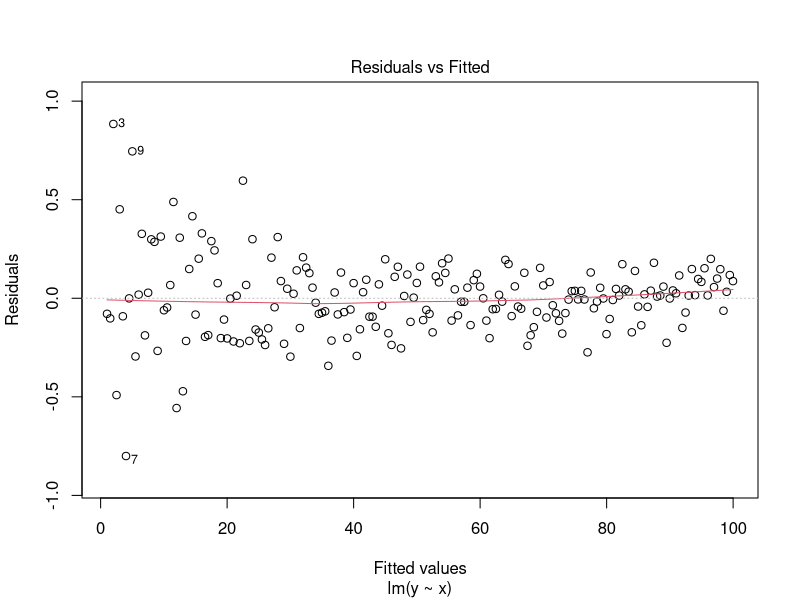
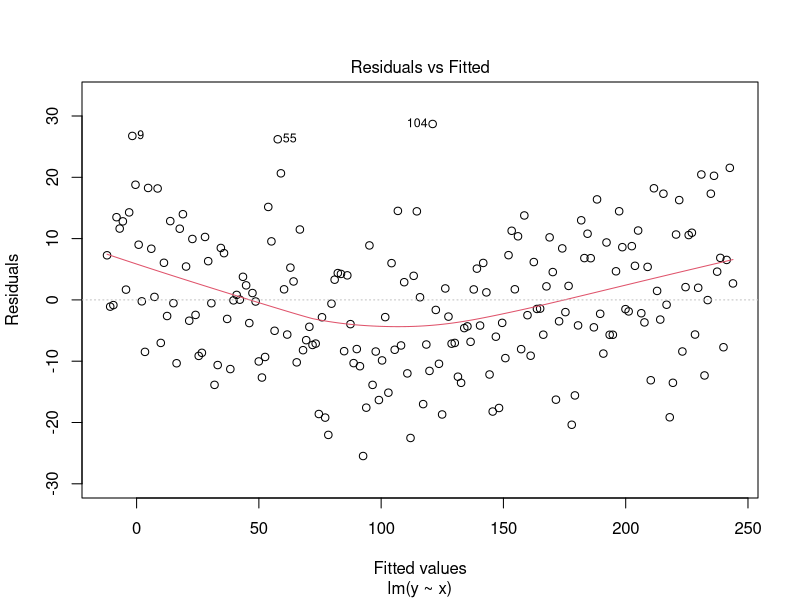
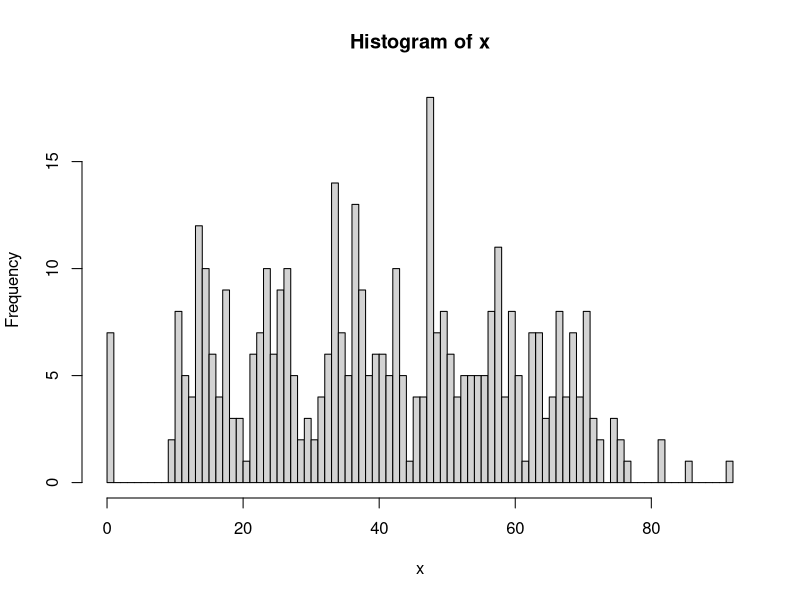
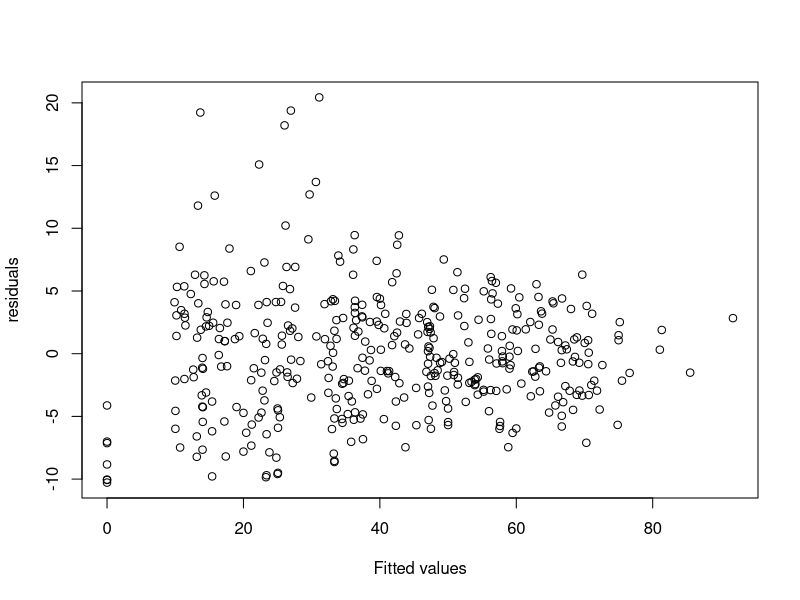
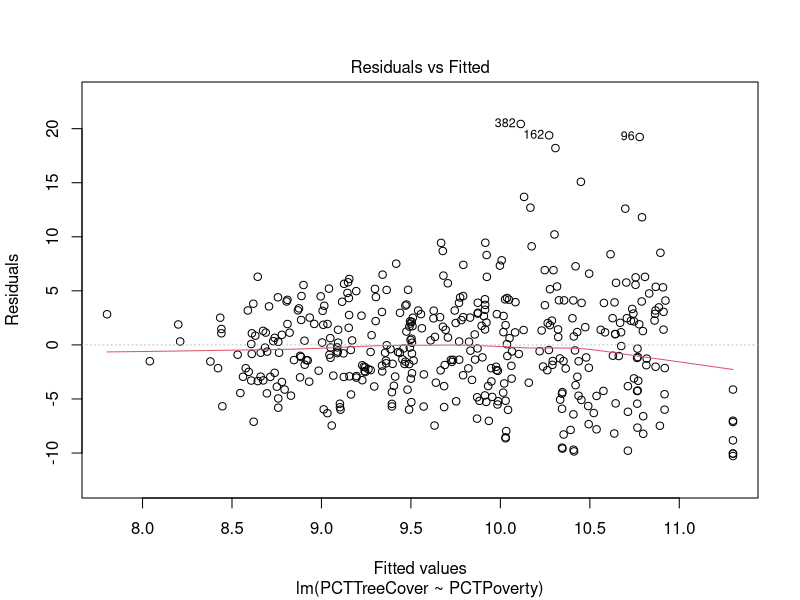
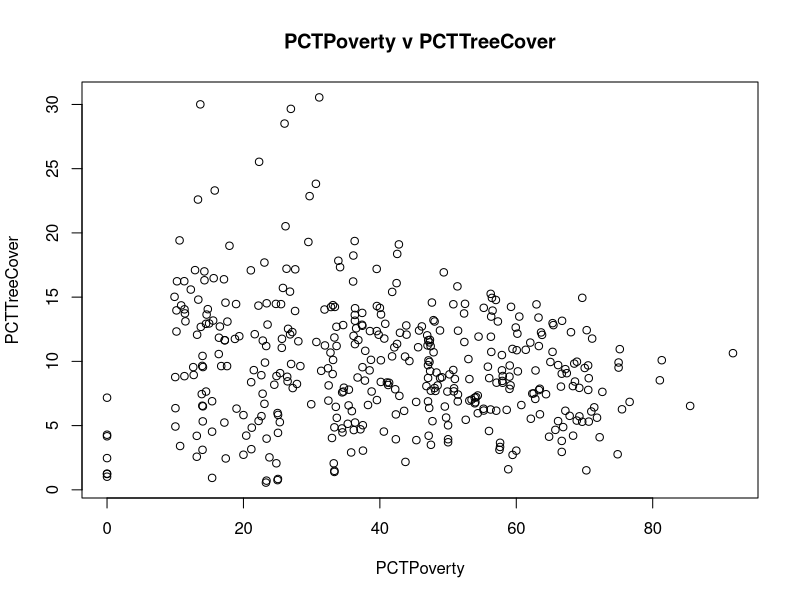
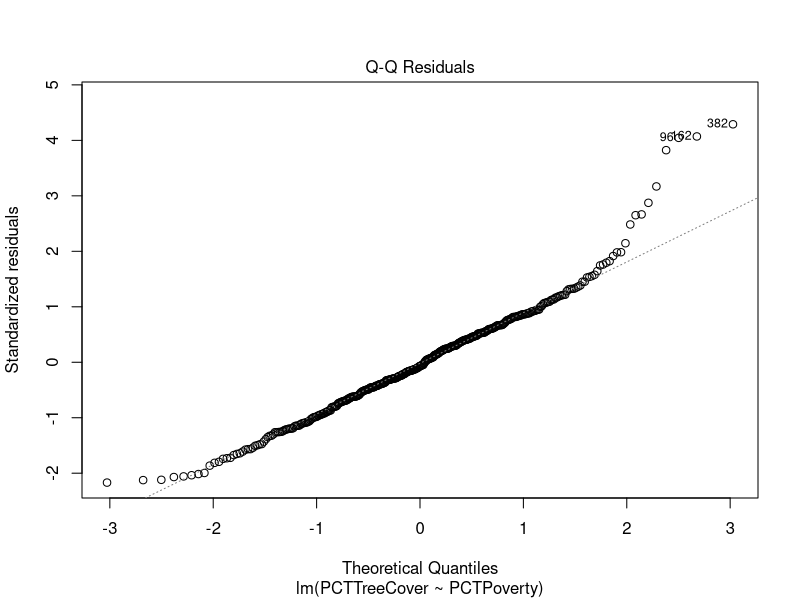
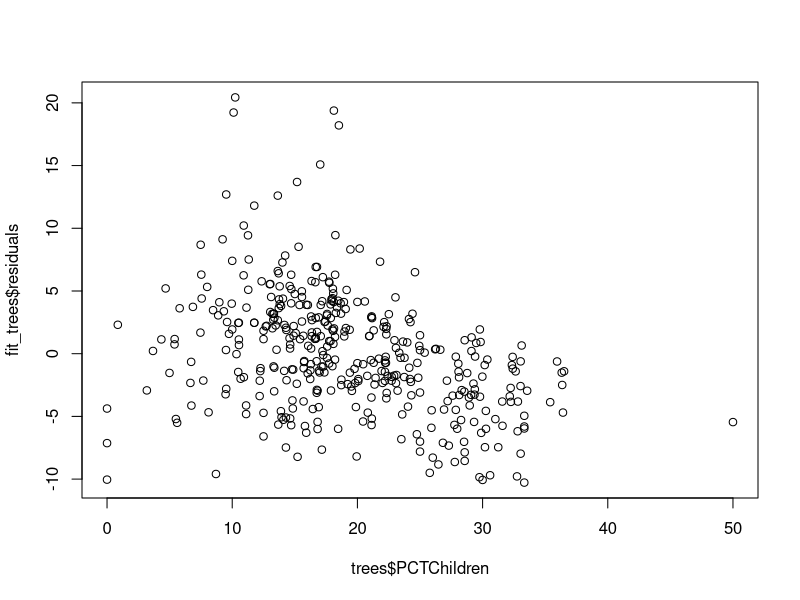

The R source for these figures, in order: (Note: this script raises an error after producing the figures.)
## ---- chunk 1
x = seq(1,100,by=.5)
b0 = 0
b1 = 1
sigma2 = x^-1
eps = rnorm(x, mean = 0, sd = sqrt(sigma2))
y = b0 + b1*x + eps
fit = lm(y ~ x)
plot(fit,1)
## ---- chunk 2
x = seq(1,100,by=.5)
b0 = 0
b1 = 1
sigma = 10
eps = rnorm(x, mean = 0, sd = sigma)
y = b0 + b1*x^1.2 + eps
fit = lm(y ~ x)
plot(fit,1)
## ---- chunk 3
trees <- read.csv('./Datasets/Tree_Equity_Scores_Tucson_noNA.csv')
fit_trees <- lm(PCTTreeCover ~ PCTPoverty, data = trees)
confint(object = fit_trees, level = 0.99)
## ---- chunk 4
summary(fit_trees)
## ---- chunk 5
pred_interval = predict(fit_trees, newdata = data.frame(PCTPoverty = 20), 
                        interval = 'confidence',
                        level = .9)
pred_interval
## ---- chunk 6
pred_interval[[3]]-pred_interval[[2]]
## ---- chunk 7
pred_interval = predict(fit_trees, newdata = data.frame(PCTPoverty = 20), 
                        interval = 'predict',
                        level = .9)
pred_interval

## ---- chunk 8
pred_interval[[3]]-pred_interval[[2]]

## ---- chunk 9
# Taken from Session 4
pred_WH <- function(object, newdata, level = 0.95){
  fit <- predict(object, newdata)
  MSE <- summary(object)$sigma^2
  n <- nrow(object$model) 
  W <- qf(level, 2, n - 2)
  
  X_obs <- object$model[, attr(object$terms, "term.labels")]
  X <- newdata[, attr(object$terms, "term.labels")]
  ME <- W * sqrt(MSE * (1 / n + (X - mean(X_obs))^2 / 
                          sum((X_obs - mean(X_obs))^2)))
  upr <- fit + ME
  lwr <- fit - ME
  return(cbind(fit, lwr, upr))
}
WH_pred <- pred_WH(fit_trees, newdata = data.frame(PCTPoverty = 20), level = 0.9)
WH_pred
## ---- chunk 10
WH_pred[[3]] - WH_pred[[2]]
## ---- chunk 11
x = trees$PCTPoverty
head(sort(x), n = 10)
## ---- chunk 12
hist(x, breaks = 100)
## ---- chunk 13
# Residuals v. predictor
plot(trees$PCTPoverty, fit_trees$residuals, ylab = "residuals", xlab = "Fitted values")
# Residuals v. fitted
plot(fit_trees,1)
## ---- chunk 14
plot(trees$PCTPoverty, trees$PCTTreeCover, main = "PCTPoverty v PCTTreeCover",
     xlab = "PCTPoverty", ylab = "PCTTreeCover")
## ---- chunk 15
plot(fit_trees,2)
## ---- chunk 16
plot(x = trees$PCTChildren, y = fit_trees$residuals)

## ---- chunk 17
library(MASS)
bc <- boxcox(fit_trees)
exp <- bc$x[which.max(bc$y)]

fit_bc <- lm(PCTTreeCover^exp ~ PCTPoverty, data = trees)
plot(fit_bc, c(1,2))
